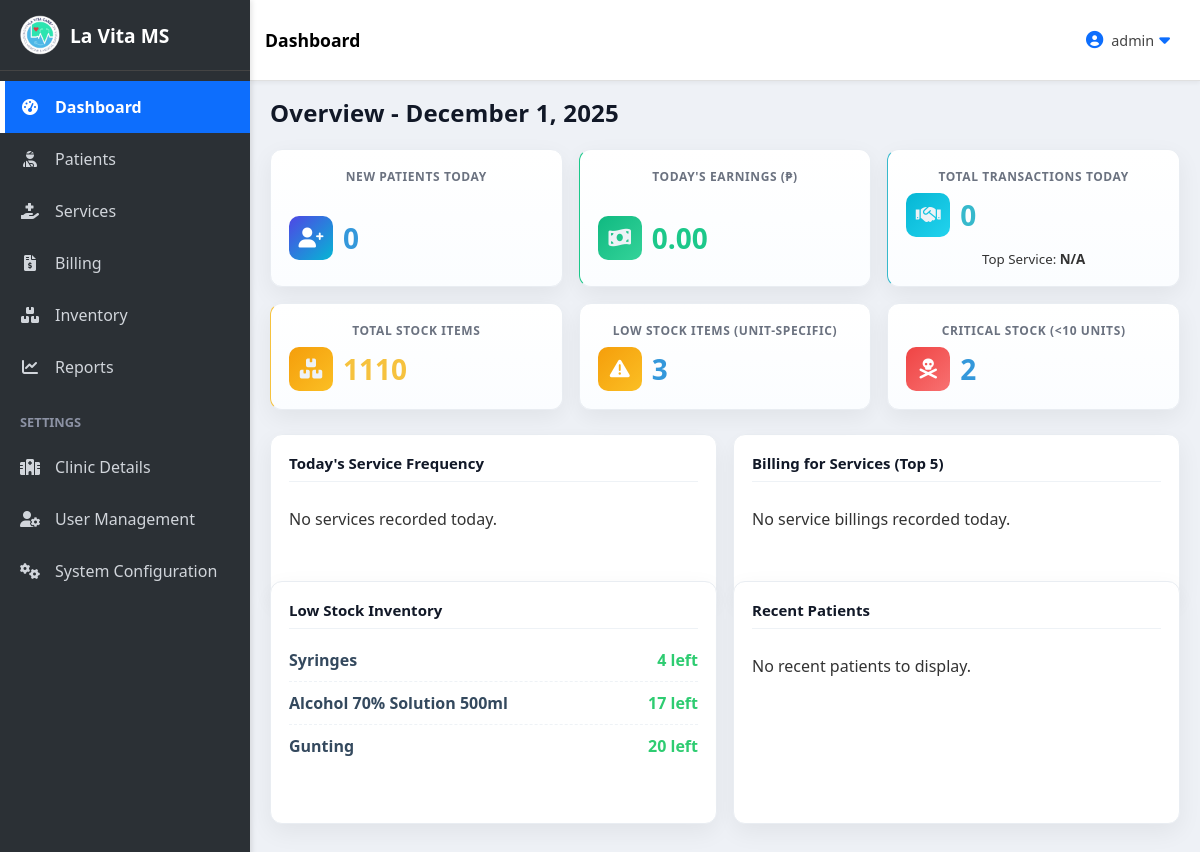
Page /index.php?page=dashboard (signed in) on the committed database.
### tables this page shows
CREATE TABLE IF NOT EXISTS `inventory` (
  `id` int NOT NULL AUTO_INCREMENT,
  `item_name` varchar(255) NOT NULL,
  `stock_quantity` int NOT NULL,
  `unit_price` decimal(10,2) NOT NULL,
  `expiration_date` date DEFAULT NULL,
  `category` varchar(50) NOT NULL DEFAULT 'Other',
  `low_stock_threshold` int DEFAULT NULL,
  `last_updated` timestamp NULL DEFAULT CURRENT_TIMESTAMP ON UPDATE CURRENT_TIMESTAMP,
  `unit_type` varchar(50) NOT NULL DEFAULT 'units',
  PRIMARY KEY (`id`)
);

### dashboard.php (the view, shortened to what this page needs)
<?php
$today = date('Y-m-d');
$startOfDay = $today . ' 00:00:00';
$endOfDay = $today . ' 23:59:59';
$displayDate = date('F j, Y', strtotime($today));
$newPatientsQuery = "SELECT COUNT(*) AS new_patients_today FROM patients ";
$newPatientsQuery .= "WHERE date_registered >= ? AND date_registered <= ?";
$stmt = $conn->prepare($newPatientsQuery);
$stmt->bind_param('ss', $startOfDay, $endOfDay);
$stmt->execute();
$patientsResult = $stmt->get_result();
$newPatientsToday = $patientsResult->fetch_assoc()['new_patients_today'] ?? 0;
$totalStockQuery = "SELECT SUM(stock_quantity) AS total_items FROM inventory";
$totalStockResult = $conn->query($totalStockQuery);
$totalItemsInStock = $totalStockResult->fetch_assoc()['total_items'] ?? 0;
$low_stock_thresholds = [
    'box' => 5,
    'boxes' => 5,
    'bottle' => 3,
    'bottles' => 3,
    'pcs' => 10,
    'pieces' => 10,
    'pack' => 5,
    'packs' => 5,
];
$default_threshold = 10;
$inventoryCheckResult = $conn->query("SELECT item_name, stock_quantity, unit_type, low_stock_threshold FROM inventory");
$lowStockItemsCount = 0;
$criticalItemsCount = 0;
$criticalThreshold = 10;
$lowStockItems = [];
if ($inventoryCheckResult) {
    while ($row = $inventoryCheckResult->fetch_assoc()) {
        $unit_type_lower = strtolower($row['unit_type']);
        if (isset($row['low_stock_threshold']) && $row['low_stock_threshold'] !== null && $row['low_stock_threshold'] !== '') {
            $low_stock_threshold = (int)$row['low_stock_threshold'];
        } else {
            $low_stock_threshold = $low_stock_thresholds[$unit_type_lower] ?? $default_threshold;
        }
        if ($row['stock_quantity'] <= $low_stock_threshold) {
            $lowStockItemsCount++;
            $lowStockItems[] = [
                'item_name' => $row['item_name'],
                'stock_quantity' => $row['stock_quantity']
            ];
        }
        if ($row['stock_quantity'] < $criticalThreshold) {
            $criticalItemsCount++;
        }
    }
}
$earningsQuery = "SELECT SUM(total_amount) AS todays_earnings FROM transactions ";
$earningsQuery .= "WHERE transaction_date >= ? AND transaction_date <= ?";
$stmt = $conn->prepare($earningsQuery);
$stmt->bind_param('ss', $startOfDay, $endOfDay);
$stmt->execute();
$earningsResult = $stmt->get_result();
$todaysEarnings = $earningsResult->fetch_assoc()['todays_earnings'] ?? 0;
$serviceTxnCountQuery = "SELECT COUNT(DISTINCT transaction_id) AS total_service_txns FROM transactions
                         WHERE transaction_date >= ? AND transaction_date <= ?";
$stmt = $conn->prepare($serviceTxnCountQuery);
$stmt->bind_param('ss', $startOfDay, $endOfDay);
$stmt->execute();
$txnResult = $stmt->get_result();
$serviceTxnCount = $txnResult->fetch_assoc()['total_service_txns'] ?? 0;
$allServicesToday = [];
$topServiceName = 'N/A';
$recentPatients = [];
$serviceLabels = array_keys($allServicesToday);
$serviceBillingData = [];
arsort($serviceBillingData);
$serviceBillingData = array_slice($serviceBillingData, 0, 5, true);
$serviceBillingValues = array_values($serviceBillingData);
?>
<div class="content-header">
    <h1>Overview - <?php echo $displayDate; ?></h1>
</div>
<div class="dashboard-metrics">
    <div class="metric-card">
        <h4>New Patients Today</h4>
        <div class="metric-value">
            <i class="fas fa-user-plus metric-icon"></i>
            <span class="metric-number"><?php echo $newPatientsToday; ?></span>
        </div>
    </div>
    <div class="metric-card" style="border-left-color: #1cc88a;">
        <h4>Today's Earnings (₱)</h4>
        <div class="metric-value" style="color: #1cc88a;">
            <i class="fas fa-money-bill-wave metric-icon" style="color: #eef2f6;"></i>
            <span class="metric-number"><?php echo number_format($todaysEarnings, 2); ?></span>
        </div>
    </div>
    <div class="metric-card" style="border-left-color: #36b9cc;">
        <h4>Total Transactions Today</h4>
        <div class="metric-value" style="color: #36b9cc;">
            <i class="fas fa-handshake metric-icon" style="color: #eef2f6;"></i>
            <span class="metric-number"><?php echo $serviceTxnCount; ?></span>
        </div>
        <small class="text-muted" style="margin-top: 5px;">Top Service: <strong><?php echo htmlspecialchars($topServiceName); ?></strong></small>
    </div>
    <div class="metric-card" style="border-left-color: #f6c23e;">
        <h4>Total Stock Items</h4>
        <div class="metric-value" style="color: #f6c23e;">
            <i class="fas fa-boxes metric-icon" style="color: #eef2f6;"></i>
            <span class="metric-number"><?php echo $totalItemsInStock; ?></span>
        </div>
    </div>
    <div class="metric-card low-stock">
        <h4>Low Stock Items (Unit-Specific)</h4>
        <div class="metric-value">
            <i class="fas fa-exclamation-triangle metric-icon"></i>
            <span class="metric-number"><?php echo $lowStockItemsCount; ?></span>
        </div>
    </div>
    <div class="metric-card critical">
        <h4>Critical Stock (<10 Units)</h4>
        <div class="metric-value">
            <i class="fas fa-skull-crossbones metric-icon"></i>
            <span class="metric-number"><?php echo $criticalItemsCount; ?></span>
        </div>
    </div>
</div>
<div class="dashboard-container">
    <div class="dashboard-card">
        <h3>Today's Service Frequency</h3>
        <?php if (!empty($serviceLabels)): ?>
        <div class="chart-container">
            <canvas id="serviceSalesChart"></canvas>
        </div>
        <?php else: ?>
            <p>No services recorded today.</p>
        <?php endif; ?>
    </div>
    <div class="dashboard-card">
        <h3>Billing for Services (Top 5)</h3>
        <?php if (!empty($serviceBillingValues)): ?>
        <div class="chart-container">
            <canvas id="inventorySalesChart"></canvas>
        </div>
        <?php else: ?>
            <p>No service billings recorded today.</p>
        <?php endif; ?>
    </div>
    <div class="dashboard-card">
        <h3>Low Stock Inventory</h3>
        <ul class="dashboard-list">
            <?php if (empty($lowStockItems)): ?>
                <li>All stock levels are healthy!</li>
            <?php else: ?>
                <?php foreach ($lowStockItems as $item): ?>
                    <li>
                        <span class="stock-item"><?php echo htmlspecialchars($item['item_name']); ?></span>
                        <span class="stock-quantity"><?php echo htmlspecialchars($item['stock_quantity']); ?> left</span>
                    </li>
                <?php endforeach; ?>
            <?php endif; ?>
        </ul>
    </div>
    <div class="dashboard-card dashboard-section recent-patients-list">
        <h3>Recent Patients</h3>
        <?php if (!empty($recentPatients)): ?>
        <ul>
            <?php foreach ($recentPatients as $patient): ?>
                <li>
                    <strong><?php echo htmlspecialchars($patient['fullname']); ?></strong>
                    <br>
                    <small>Registered on: <?php echo date('M d, Y', strtotime($patient['date_registered'])); ?></small>
                </li>
            <?php endforeach; ?>
        </ul>
        <?php else: ?>
            <p>No recent patients to display.</p>
        <?php endif; ?>
    </div>
</div>

### style.css (style rules this page uses)
html, body { height: 100%; margin: 0; padding: 0; overflow-x: hidden; overflow-y: auto; }
body { display: flex; flex-direction: column; height: 100vh; }
html { height: 100%; overflow-x: hidden; scroll-behavior: smooth; }
html { height: 100%; overflow-x: hidden; }
body { font-family: 'Segoe UI', Tahoma, Geneva, Verdana, sans-serif; background-color: #eef1f6; color: #333; margin: 0; padding: 0; min-height: 100vh; display: flex; flex-direction: column; position: relative; }

### index.php (style rules this page uses)
:root { --primary-color: #2c3e50; --secondary-color: #3498db; --accent-color: #2ecc71; --background-color: #ecf0f1; --card-background: #ffffff; --text-color: #34495e; --border-color: #e0e0e0; }
.dashboard-container { display: grid; grid-template-columns: 1fr 1fr; gap: 20px; margin-top: 20px; }
.dashboard-card { background-color: var(--card-background); padding: 20px; border-radius: 8px; box-shadow: 0 4px 6px rgba(0, 0, 0, 0.1); border: 1px solid var(--border-color); height: 100%; display: flex; flex-direction: column; }
.dashboard-card h3 { margin-top: 0; color: var(--primary-color); border-bottom: 2px solid var(--border-color); padding-bottom: 10px; margin-bottom: 15px; }
.dashboard-metrics { display: flex; justify-content: space-around; gap: 20px; margin-top: 20px; }
.metric-card { flex: 1; background-color: var(--card-background); padding: 20px; border-radius: 8px; box-shadow: 0 4px 6px rgba(0, 0, 0, 0.1); text-align: center; border-left: 5px solid var(--secondary-color); }
.metric-card h4 { margin: 0 0 10px 0; color: var(--text-color); font-size: 1em; }
.metric-card .metric-value { font-size: 2.5em; font-weight: bold; color: var(--secondary-color); }
.dashboard-list { list-style: none; padding: 0; margin: 0; overflow-y: auto; flex-grow: 1; }
.dashboard-list li { padding: 10px 0; border-bottom: 1px solid var(--border-color); display: flex; justify-content: space-between; align-items: center; }
.dashboard-list li:last-child { border-bottom: none; }
.dashboard-list .stock-item { color: var(--text-color); }
.dashboard-list .stock-quantity { font-weight: bold; color: var(--accent-color); }

### rows in the picture
inventory: item_name "Syringes", stock_quantity "4"
inventory: item_name "Alcohol 70% Solution 500ml", stock_quantity "17"
inventory: item_name "Gunting", stock_quantity "20"

### other values in the picture
$activeTitle "Dashboard"
$_SESSION['username'] "admin"
$displayDate "December 1, 2025"
$newPatientsToday "0"
$todaysEarnings "0.00"
$serviceTxnCount "0"
$topServiceName "N/A"
$totalItemsInStock "1110"
$lowStockItemsCount "3"
$criticalItemsCount "2"
